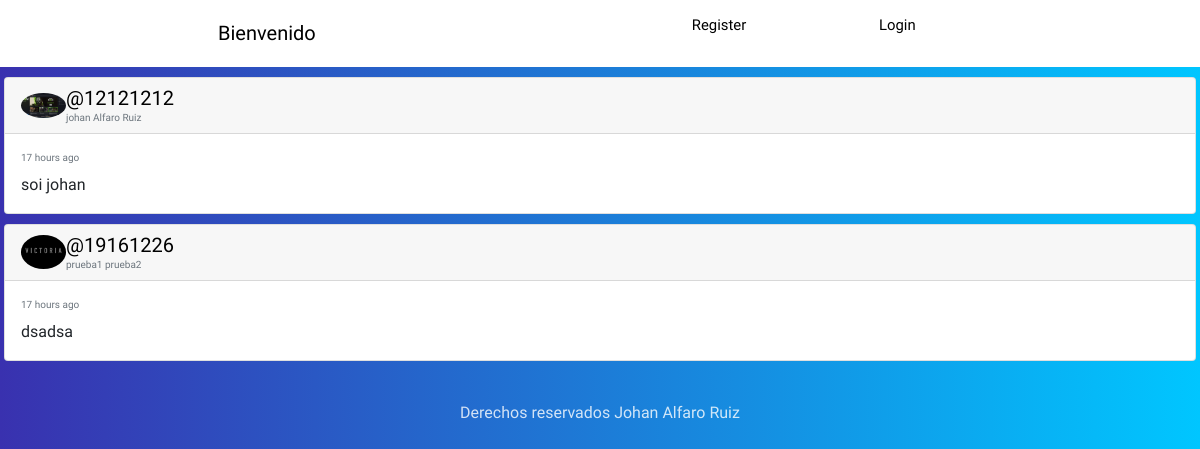
Before: /feed/ with the older database file.
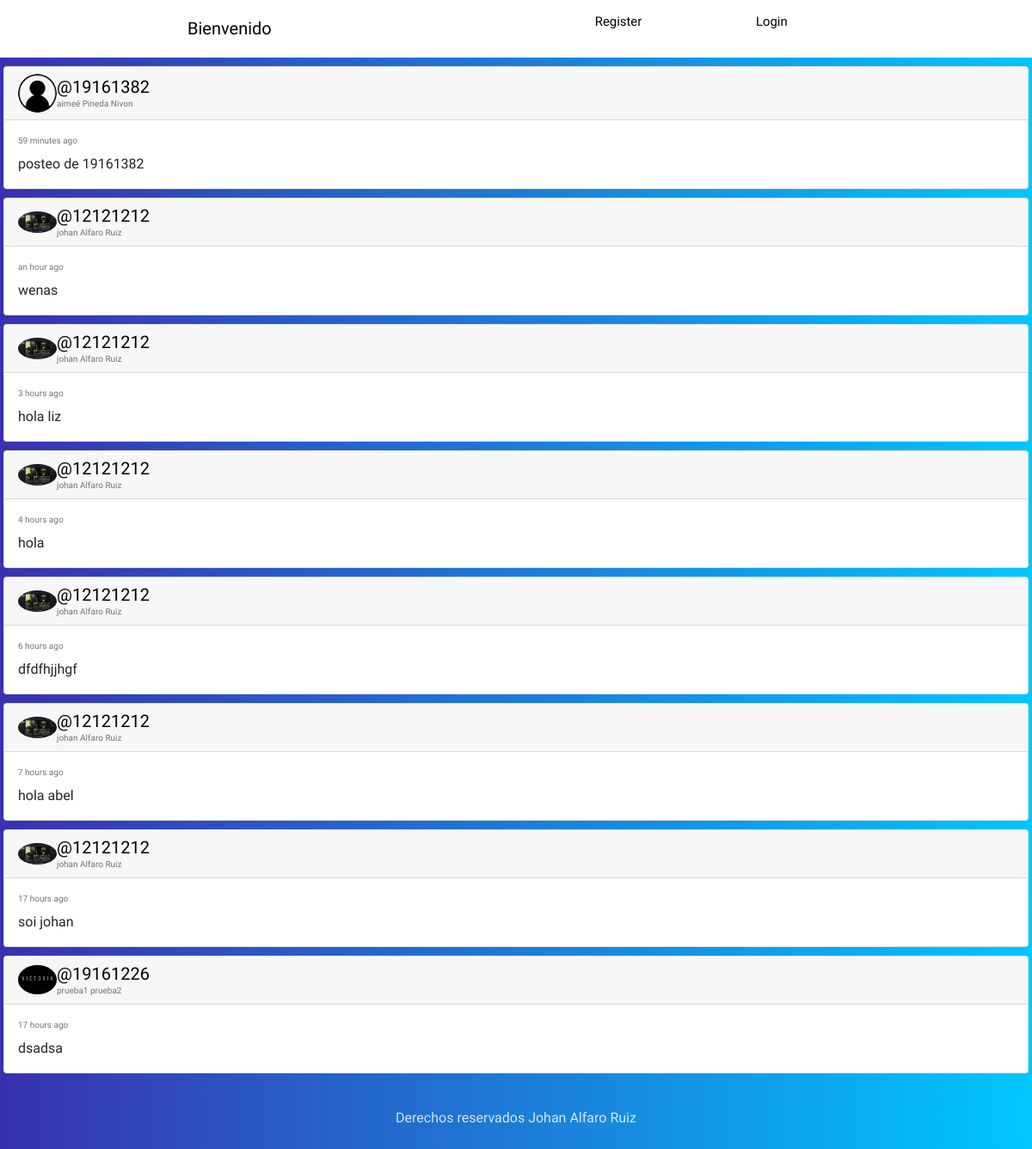
After: the same page with the newer database file.
### social/models.py (models this page shows, shortened)
class Post(models.Model):
    user=models.ForeignKey(User,on_delete=models.CASCADE,related_name='posts')
    fecha=models.DateTimeField(default=timezone.now)
    contenido=models.TextField()
    class Meta:
        ordering=['-fecha']

class Profile(models.Model):
    user=models.OneToOneField(User,on_delete=models.CASCADE)
    imagen=models.ImageField(upload_to='Profile',null=True,blank=True)

### social/views.py (the view)
# urls.py: path('feed/',views.feed, name='feed'),
def  feed(request):
    posts=Post.objects.all()
    return render(request,'social/feed.html',{"posts":posts})

### social/templates/social/feed.html (shortened to what this page needs)
{% extends 'social/layout.html' %}
{% load humanize %}
{% load static %}
{% block content %}
{% for post in posts %}
<div class="card gedf-card" style="margin-top: 10px; margin-left: 4px; margin-right: 4px;">
	<div class="card-header">
		<div class="d-flex justify-content-between align-items-center">
			<div class="d-flex justify-content-between align-items-center">
				<div class="mr-2">
					<img class="rounded-circle" width="45" src="{{post.user.profile.imagen.url}}" alt="">
				</div>
				<div class="ml-2">
					<a href="{%url 'profile' post.user.username %}" class="h5 m-0">@{{post.user.username}}</a>
					<div class="h7 text-muted">{{post.user.first_name}} {{post.user.last_name}}</div>
				</div>
			</div>
		</div>
	</div>
	<div class="card-body">
		<div class="text-muted h7 mb-2"> {{post.fecha|naturaltime}}</div>
		<p class="card-text">
			{{post.contenido}}
		</p>
	</div>
</div>
{% endfor %}
{% endblock %}

### social/templates/social/layout.html (shortened to what this page needs)
<!DOCTYPE html>
{% load static %}
<html>
<head>
	<link href="{% static '/assets/src/bootstrap/css/bootstrap.min.css' %}" rel="stylesheet" type="text/css" />
	<link rel="stylesheet" type="text/css" href="{% static 'normalize.css' %}">
	<link rel="stylesheet" type="text/css" href="{% static 'style.css' %}">
	<link rel="stylesheet" type="text/css" href="{% static 'profileFeed.css' %}">
</head>
<body style="background: -webkit-linear-gradient(left, #3931af, #00c6ff); overflow-x: hidden;">
	<header class="main-head">
		<nav class="main">
			<h1 id="logo">Bienvenido </h1>
			<ul>
				<li><a href="{% url 'register' %}">Register</a></li>
				<li><a href="{% url 'signin' %}">Login</a></li>
			</ul>
		</nav>
	</header>
			{% block content %}
			{% endblock content %}
	<footer>
		<div class="row">
			<p>Derechos reservados Johan Alfaro Ruiz</p>
		</div>
	</footer>
</body>
</html>

### social/static/style.css (style rules this page uses)
body { background: -webkit-linear-gradient(left, #3931af, #00c6ff); font-size: 62.5%; font-family: 'Varela Round', Helvetica, Arial, serif; }
p { font-size: 1rem; }
img { object-fit: cover; }
.main-head { background: white; color: black; }
nav.main { min-height: 7vh; display: flex; width: 65%; margin: auto; align-items: center; padding: 0.5rem; }
nav.main ul { display: flex; flex: 1 1 40rem; justify-content: space-around; align-items: center; list-style: none; }
#logo { flex: 2 1 40rem; }
a { font-size: .93rem; text-decoration: none; color: black; }
.main { background: white; width: 60%; margin: 5% auto; border-radius: 4px; padding-bottom: 20px; }
footer { color: white; text-align: center; font-size: .875em; margin: 40px 0; }
footer p { opacity: .8; }

Changed rows visible on the page:
added Post: user.profile.imagen (picture), user.username "19161382", user.first_name "aimeé", user.last_name "Pineda Nivon", fecha "59 minutes ago", contenido "posteo de 19161382"
added Post: user.profile.imagen (picture), user.username "12121212", user.first_name "johan", user.last_name "Alfaro Ruiz", fecha "an hour ago", contenido "wenas"
added Post: user.profile.imagen (picture), user.username "12121212", user.first_name "johan", user.last_name "Alfaro Ruiz", fecha "3 hours ago", contenido "hola liz"
added Post: user.profile.imagen (picture), user.username "12121212", user.first_name "johan", user.last_name "Alfaro Ruiz", fecha "4 hours ago", contenido "hola"
added Post: user.profile.imagen (picture), user.username "12121212", user.first_name "johan", user.last_name "Alfaro Ruiz", fecha "6 hours ago", contenido "dfdfhjjhgf"
added Post: user.profile.imagen (picture), user.username "12121212", user.first_name "johan", user.last_name "Alfaro Ruiz", fecha "7 hours ago", contenido "hola abel"
